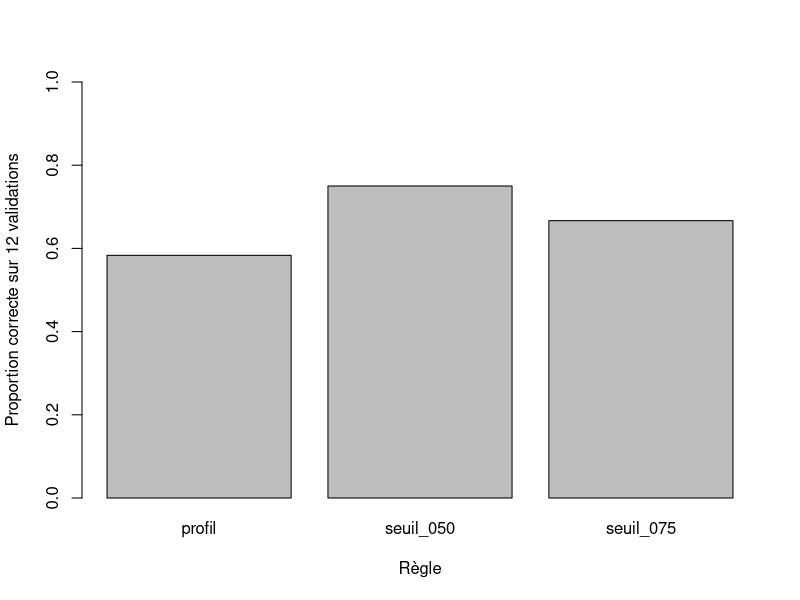

Recreate this plot in R.
## ---- chunk 1
knitr::opts_chunk$set(echo=TRUE, warning=TRUE, message=FALSE)
## ---- chunk 2
profil <- c("A","A","A","A","A","A","B","B","B","B","B","B")
y <- c(1,1,0,0,1,0,1,0,0,0,0,1)
score <- c(.90,.70,.40,.60,.65,.20,.55,.10,.30,.15,.60,.45)
pred_profil <- profil == "A"
pred_50 <- score > .50
pred_75 <- score > .75
table(observation=factor(y, levels=0:1),
      prediction=factor(as.integer(pred_profil), levels=0:1))
table(observation=factor(y, levels=0:1),
      prediction=factor(as.integer(pred_50), levels=0:1))
accord <- table(profil=factor(as.integer(pred_profil), levels=0:1),
                modele=factor(as.integer(pred_50), levels=0:1))
accord
desaccord <- mean(pred_profil != pred_50)
desaccord
stopifnot(isTRUE(all.equal(desaccord, 1/3)),
          all(unname(accord) == matrix(c(4,2,2,4), nrow=2)))
acc <- c(profil=mean(y == pred_profil),
         seuil_050=mean(y == pred_50),
         seuil_075=mean(y == pred_75))
barplot(acc, ylim=c(0,1), ylab="Proportion correcte sur 12 validations",
        xlab="Règle")
stopifnot(isTRUE(all.equal(unname(acc), c(7,9,8)/12)))
acc
